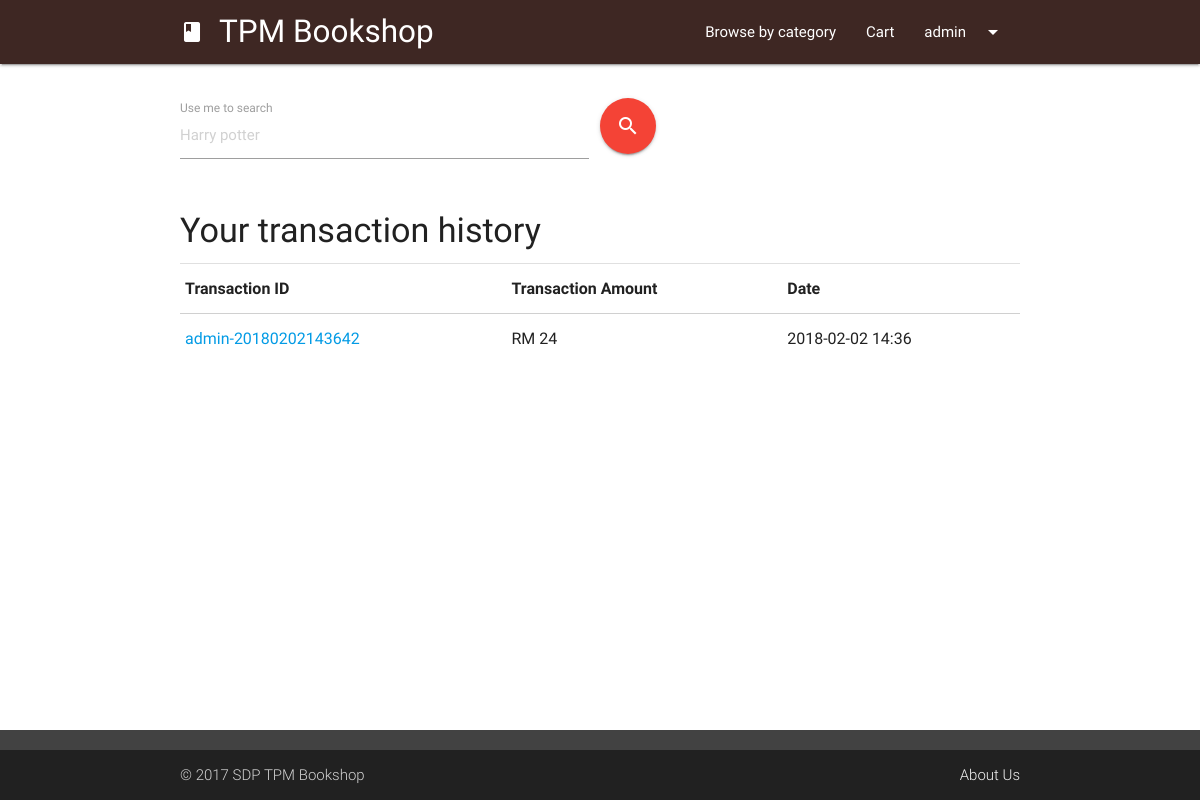
The page /transaction-more.php (signed in) on the database as committed earlier.
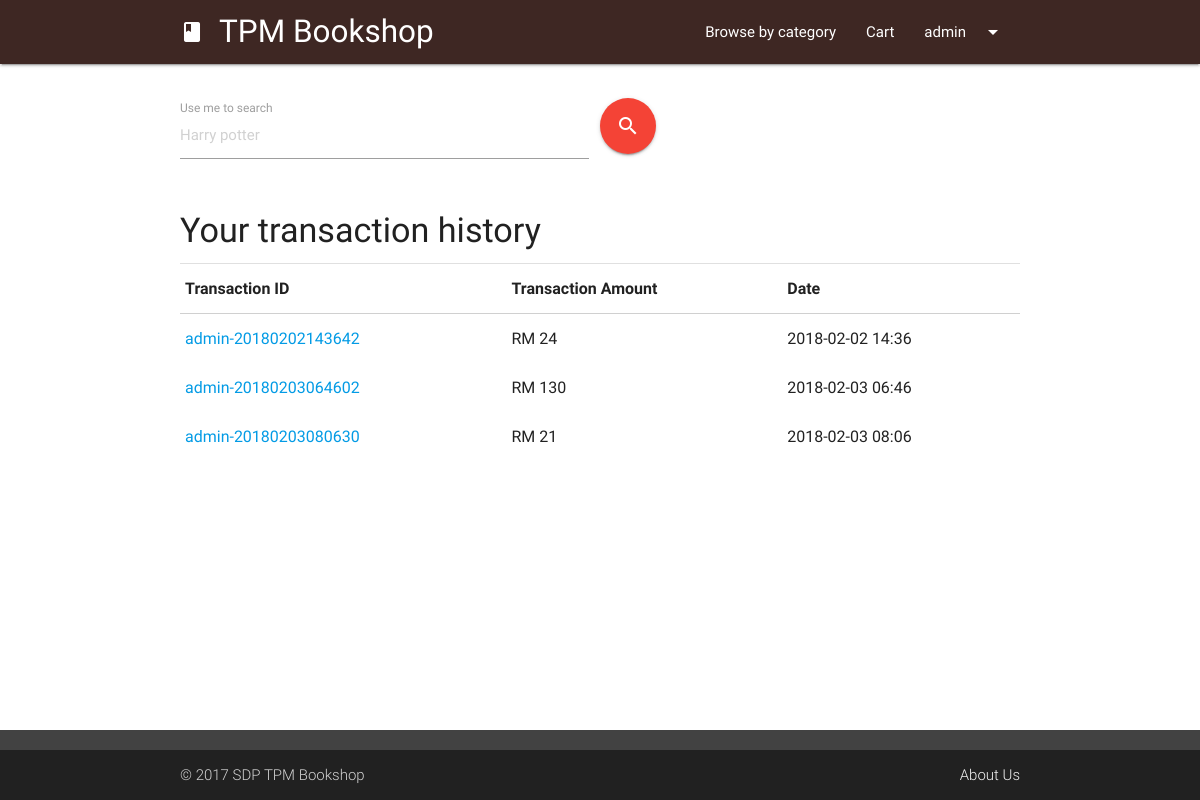
The same page on the database as committed later.
### tables this page shows
CREATE TABLE `transaction` (
  `transactionID` varchar(255) NOT NULL,
  `transactionUser` varchar(255) NOT NULL,
  `transactionTotal` int(255) NOT NULL,
  `transactionPoint` int(11) NOT NULL,
  `transactionCard` int(11) NOT NULL,
  `transactionDate` varchar(50) NOT NULL
);

### transaction-more.php (the view, shortened to what this page needs)
<?php session_start();
include "php/connect.php";
$currentUser = $_SESSION['tpmb-user'];
?>
<head>
	<link type="text/css" rel="stylesheet" href="css/materialize.min.css" media="screen,projection" />
	<link type="text/css" rel="stylesheet" href="css/tpmb.css" media="screen,projection" />
</head>
<body>
<?php
  include "ui/header.php";?>
  <main class="container">
    <div class="row margintop4">
			<?php include "ui/searchUI.php"; ?>
    </div>
    <h4 class="left-align col s12 m6 offset-m3 margintop4">Your transaction history</h4>
    <div class="divider"></div>
		<table class="highlight responsive-table">
      <thead>
        <tr><th>Transaction ID</th><th>Transaction Amount</th><th>Date</th></tr>
      </thead>
      <tbody>
		<?php
    $userTransactionArray=mysqli_query($conn,"SELECT * FROM transaction WHERE transactionUser = '$currentUser'");
    while($userTransaction = mysqli_fetch_array($userTransactionArray)){ ?>
          <tr>
            <td><a href="transaction-slip.php?transID=<?php echo $userTransaction['transactionID']; ?>"><?php echo $userTransaction['transactionID']; ?></a></td>
            <td>RM <?php echo $userTransaction['transactionTotal']; ?></td>
            <td><?php echo $userTransaction['transactionDate']; ?></td>
          </tr>
      <?php } ?>
      </tbody>
    </table>
  </main>
</body>

### ui/header.php (shortened to what this page needs)
<header>
      <nav class="top-nav">
        <div class="nav-wrapper brown darken-4">
          <div class="container">
          <a href="index.php" class="brand-logo header col s12 m10 offset-m1"><i class="material-icons">book</i>TPM Bookshop</a>
          <ul class="right hide-on-med-and-down">
            <li><a href="category.php">Browse by category</a></li>
            <?php if(isset($_SESSION['tpmb-user'])){ ?>
              <li><a class="modal-trigger" href="#cartPopup" onclick="updateCart()">Cart</a></li>
              <li><a class="dropdown-button" data-belowOrigin="true" data-alignment="right" data-constrainWidth="false" data-activates="userDropdown"><?php echo $_SESSION['tpmb-user']; ?><i class="material-icons right">arrow_drop_down</i></a></li>
            <?php } ?>
          </ul>
          </div>
        </div>
      </nav>
</header>

### ui/searchUI.php
<form action="search.php" method="GET">
  <span>
    <div class="input-field col s12 m8 l6">
      <input placeholder="Harry potter" id="searchterm" type="text" class="validate" name="searchterm">
      <label for="searchterm">Use me to search</label>
    </div>
    <button type="submit" class="btn-floating btn-large waves-effect waves-light red"><i class="material-icons">search</i></button>
  </span>
</form>

### css/tpmb.css (style rules this page uses)
body { display: flex; min-height: 100vh; flex-direction: column; }
main { flex: 1 0 auto; }
.margintop4 { margin-top : 4%; }

Rows that differ between the two databases and show on the page:
added transaction: transactionID "admin-20180203064602", transactionTotal "130", transactionDate "2018-02-03 06:46"
added transaction: transactionID "admin-20180203080630", transactionTotal "21", transactionDate "2018-02-03 08:06"
